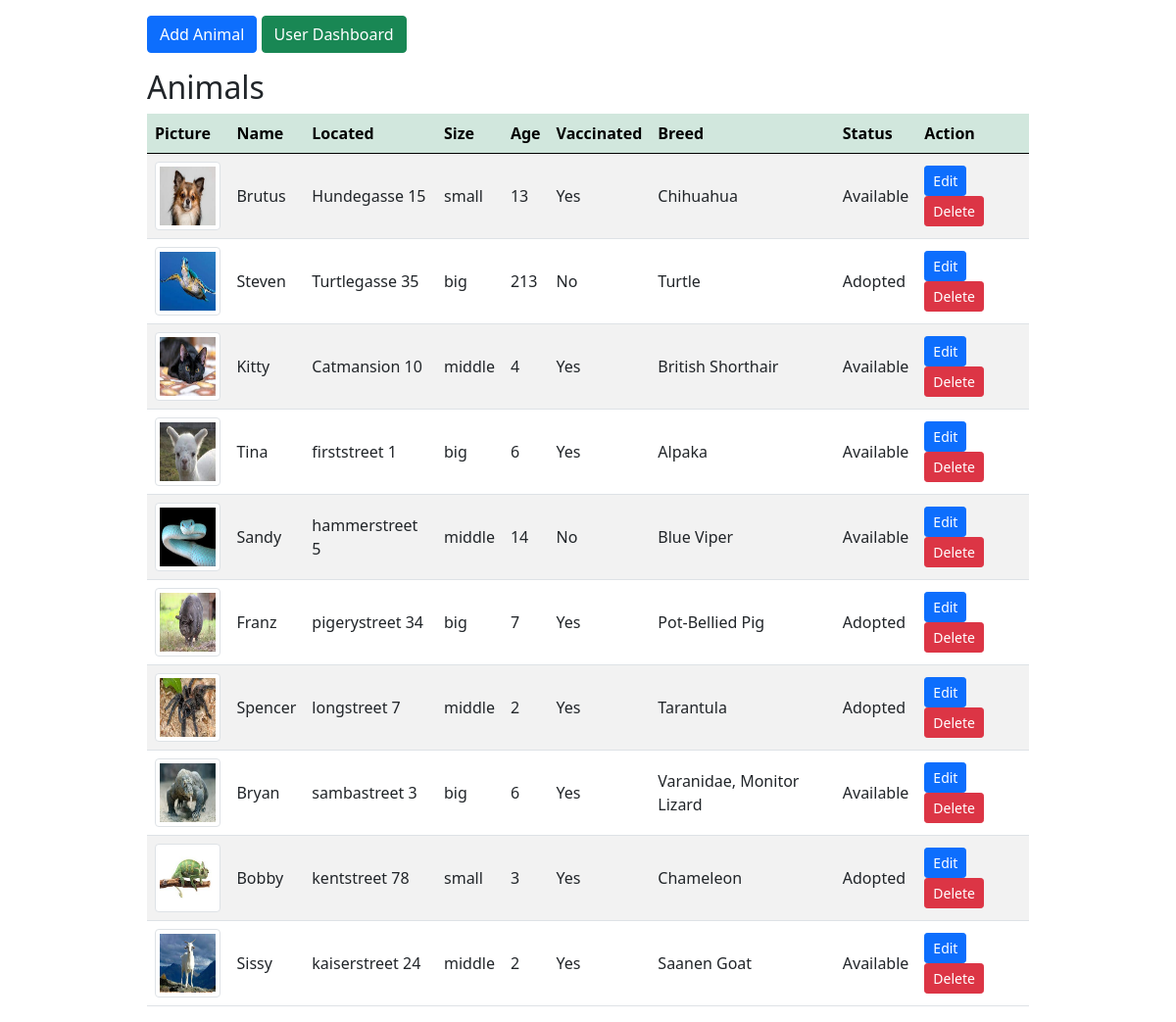
The app's page /animals/index.php (signed in) with its own data.
### tables this page shows
CREATE TABLE `animals` (
  `id` int(11) NOT NULL,
  `name` varchar(255) NOT NULL,
  `located` varchar(255) NOT NULL,
  `size` varchar(255) NOT NULL,
  `age` int(4) NOT NULL,
  `vaccinated` enum('Yes','No') NOT NULL,
  `breed` varchar(255) NOT NULL,
  `description` varchar(255) NOT NULL,
  `status` enum('Adopted','Available') NOT NULL,
  `picture` varchar(255) NOT NULL
);

### animals/index.php (the view, shortened to what this page needs)
<?php
require_once '../components/db_connect.php';
$sql = "SELECT * FROM animals";
$result = mysqli_query($connect, $sql);
$tbody = '';
if (mysqli_num_rows($result)  > 0) {
    while ($row = mysqli_fetch_array($result, MYSQLI_ASSOC)) {
        $tbody .= "<tr>
            <td><img class='img-thumbnail' src='../pictures/" . $row['picture'] . "'></td>
            <td>" . $row['name'] . "</td>
            <td>" . $row['located'] . "</td>
            <td>" . $row['size'] . "</td>
            <td>" . $row['age'] . "</td>
            <td>" . $row['vaccinated'] . "</td>
            <td>" . $row['breed'] . "</td>
            <td>" . $row['status'] . "</td>
            <td><a href='update.php?id=" . $row['id'] . "'><button class='btn btn-primary btn-sm' type='button'>Edit</button></a>
            <a href='delete.php?id=" . $row['id'] . "'><button class='btn btn-danger btn-sm' type='button'>Delete</button></a></td>
            </tr>";
    };
} else {
    $tbody =  "<tr><td colspan='8'><center>No Data Available </center></td></tr>";
}
?>
<!DOCTYPE html>
<html lang="en">
<head>
    <?php require_once '../components/boot.php' ?>
</head>
<body>
    <div class="manageProduct w-75 mt-3">
        <div class='mb-3'>
            <a href="create.php"><button class='btn btn-primary' type="button">Add Animal</button></a>
            <a href="../dashboard.php"><button class='btn btn-success' type="button">User Dashboard</button></a>
        </div>
        <p class='h2'>Animals</p>
        <table class='table table-striped'>
            <thead class='table-success'>
                <tr>
                    <th>Picture</th>
                    <th>Name</th>
                    <th>Located</th>
                    <th>Size</th>
                    <th>Age</th>
                    <th>Vaccinated</th>
                    <th>Breed</th>
                    <th>Status</th>
                    <th>Action</th>
                </tr>
            </thead>
            <tbody>
                <?= $tbody; ?>
            </tbody>
        </table>
    </div>
</body>
</html>

### components/boot.php (shortened to what this page needs)
<link href="https://cdn.jsdelivr.net/npm/bootstrap@5.0.0-beta1/dist/css/bootstrap.min.css" rel="stylesheet">

### animals/index.php (style rules this page uses)
.manageProduct { margin: auto; }
.img-thumbnail { width: 70px !important; height: 70px !important; }
td { text-align: left; vertical-align: middle; }
tr { text-align: left; }

### records on screen
animals: picture (picture), name "Brutus", located "Hundegasse 15", size "small", age "13", vaccinated "Yes", breed "Chihuahua", status "Available"
animals: picture (picture), name "Steven", located "Turtlegasse 35", size "big", age "213", vaccinated "No", breed "Turtle", status "Adopted"
animals: picture (picture), name "Kitty", located "Catmansion 10", size "middle", age "4", vaccinated "Yes", breed "British Shorthair", status "Available"
animals: picture (picture), name "Tina", located "firststreet 1", size "big", age "6", vaccinated "Yes", breed "Alpaka", status "Available"
animals: picture (picture), name "Sandy", located "hammerstreet 5", size "middle", age "14", vaccinated "No", breed "Blue Viper", status "Available"
animals: picture (picture), name "Franz", located "pigerystreet 34", size "big", age "7", vaccinated "Yes", breed "Pot-Bellied Pig", status "Adopted"
animals: picture (picture), name "Spencer", located "longstreet 7", size "middle", age "2", vaccinated "Yes", breed "Tarantula", status "Adopted"
animals: picture (picture), name "Bryan", located "sambastreet 3", size "big", age "6", vaccinated "Yes", breed "Varanidae, Monitor Lizard", status "Available"
animals: picture (picture), name "Bobby", located "kentstreet 78", size "small", age "3", vaccinated "Yes", breed "Chameleon", status "Adopted"
animals: picture (picture), name "Sissy", located "kaiserstreet 24", size "middle", age "2", vaccinated "Yes", breed "Saanen Goat", status "Available"
